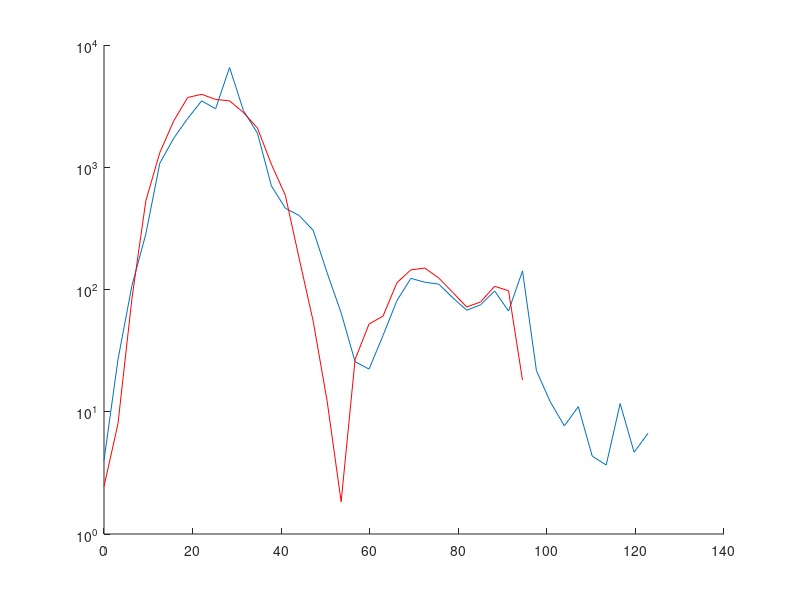

This chart was generated by the following MATLAB code:
clear;
home;
close all;

%import the data set to which we are conforming
conform_data = load('who_china_data.dat');
%import the data set that must be conformed
model_data = load('May26_output_100_280_290_460_wReinfect.dat');

%Separate the data components
conform_data_x = conform_data(:,1);
conform_data_y = conform_data(:,2);
model_data_x = model_data(:,1);
model_data_y = model_data(:,2);

%Bin the data into x and y bins with errors
N_bins_x = 40;
bins = [0:1/N_bins_x:1-1/N_bins_x];
bins = bins*max(conform_data_x);

%Provide for binned conform and model data, with statistical errors
conform_data_y_binned = [];
conform_data_y_binned_err = [];
model_data_y_binned = [];

%Space of scale parameters a_x and a_y
a_x = [0.1:0.01:0.4];
a_y = [1.0:0.05:3.0];
least_squares = 1.0e9;
a_x_best = 0.0;
a_y_best = 0.0;

for ix = a_x
	for iy = a_y
		model_data_x_current = model_data_x*ix;
		model_data_y_current = model_data_y*iy;

		%First, bin the conform data
		conform_data_y_binned(end+1) = conform_data_y(1);
		conform_data_y_binned_err(end+1) = conform_data_y(1)*0.1;
		for i=[2:N_bins_x]
			index_x = find(and(conform_data_x>=bins(i-1),conform_data_x<bins(i)));
			conform_data_y_binned(end+1) = mean(conform_data_y(index_x));
			conform_data_y_binned_err(end+1) = std(conform_data_y(index_x));
		endfor

		%Second, bin the model data
		model_data_y_binned(end+1) = model_data_y_current(1);
		for i=[2:N_bins_x]
			index_x = find(and(model_data_x_current>=bins(i-1),model_data_x_current<bins(i)));
			model_data_y_binned(end+1) = mean(model_data_y_current(index_x));
		endfor

		clear index_x
		conform_data_y_binned = circshift(conform_data_y_binned,[0,-1]);
		conform_data_y_binned_err = circshift(conform_data_y_binned_err,[0,-1]);
		model_data_y_binned = circshift(model_data_y_binned,[0,-1]);

		%Compute mean least_squares between model and data set.
		least_squares_temp = mean( (conform_data_y_binned - model_data_y_binned).^2 );
		if(least_squares_temp < least_squares)
			least_squares = least_squares_temp;
			a_x_best = ix;
			a_y_best = iy;
		endif

		conform_data_y_binned = [];
		conform_data_y_binned_err = [];
		model_data_y_binned = [];

	endfor
endfor

%Now for keeps.
conform_data_y_binned = [];
conform_data_y_binned_err = [];
model_data_y_binned = [];
model_data_x = model_data_x*a_x_best;
model_data_y = model_data_y*a_y_best;

%First, bin the conform data
conform_data_y_binned(end+1) = conform_data_y(1);
conform_data_y_binned_err(end+1) = conform_data_y(1)*0.1;
for i=[2:N_bins_x]
	index_x = find(and(conform_data_x>=bins(i-1),conform_data_x<bins(i)));
	conform_data_y_binned(end+1) = mean(conform_data_y(index_x));
	conform_data_y_binned_err(end+1) = std(conform_data_y(index_x));
endfor

%Second, bin the model data
model_data_y_binned(end+1) = model_data_y(1);
for i=[2:N_bins_x]
	index_x = find(and(model_data_x>=bins(i-1),model_data_x<bins(i)));
	model_data_y_binned(end+1) = mean(model_data_y(index_x));
endfor

figure(1);
hold on;
semilogy(bins,conform_data_y_binned);
semilogy(bins,model_data_y_binned,'color','red');
corr(conform_data_y_binned,model_data_y_binned)